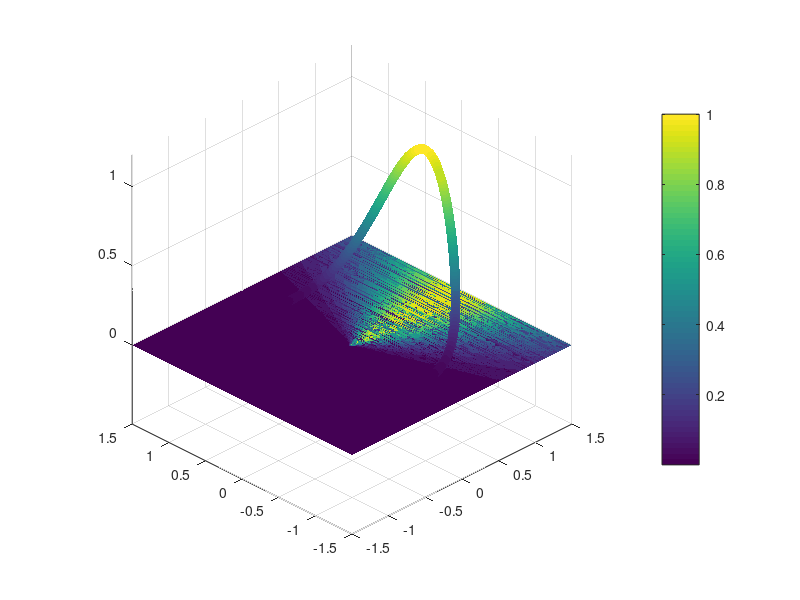

Source code (MATLAB): (Note: this script raises an error after producing the figure.)
%% Heat equation               
% on circle of radius R
%% Computational parameters    
Nx = 100;     Ny = 100;        % Grid size
Ntime = 1e2;  plotgap = 1;    % Number of time steps
%% Physical parameters         
nu = 1;  R = 1;                % Diffusivity and Raius
Lx = 2;  Ly = 2;               % Domain size
Tfinal = 1;                    % Length of the simulation
dx = 2*Lx/Nx; dy = 2*Ly/Ny;    % Spatial resolutions
dt = Tfinal/Ntime;             % Temporal resolution
%% Grids                       
x = dx-Lx:dx:Lx;
y = dy-Ly:dy:Ly;
[X, Y] = meshgrid(x, y);       % Embedding grid
XX = X(:);  YY = Y(:); 
[th, ~] = cart2pol(X, Y);
[cpx, cpy] = pol2cart(th, R);
cpxvec = cpx(:);   cpyvec = cpy(:); 
%% Initial Condition           
IC = @(x) exp(-2*x.^2);  % sin(4*x);
%% Operators                   
Ix = speye(Nx);  Iy = speye(Ny); I = kron(Ix, Iy);
Dxx = (circshift(Ix, [1, 0]) - 2*Ix + circshift(Ix, [-1, 0]))/(dx^2);
Dyy = (circshift(Iy, [1, 0]) - 2*Iy + circshift(Iy, [-1, 0]))/(dy^2);  
Lap = nu*(kron(Ix, Dyy) + kron(Dxx, Iy)); [Low, Up] = lu(I - dt*Lap);
%% Initial Plot                
u = IC(th(:));     figure(1)
lims = [-1.5*R 1.5*R -1.5*R 1.5*R min(u)-0.5 max(u)+0.2];
s = scatter3(cpxvec, cpyvec, u, 50, u, 'filled'); hold on
[~, h] = contourf(x, y, IC(atan2(Y, X)), 20, 'linecolor', 'none');
colorbar, axis square, axis(lims), axis square, view([-45 30]), hold off
h.ContourZLevel = lims(5);     title('Time = 0', 'FontSize', 20);
%% Time Integration            
tic
for t = 1:Ntime         
    u = Up\(Low\u);             % Time step on the embedding grid   
    u = interp2(X, Y, reshape(u, Nx, Ny), cpx, cpy, 'cubic');   % Interpolation to the circle
    u = u(:);
    if mod(t, plotgap) == 0             % Plotting
        s.ZData = u;  s.CData = u;  
        h.ZData = reshape(u, Nx, Ny);
        title(['Time = ', num2str(t*dt)])
        drawnow
    end
end
fprintf('Time integration took %2.1f seconds \n', toc)